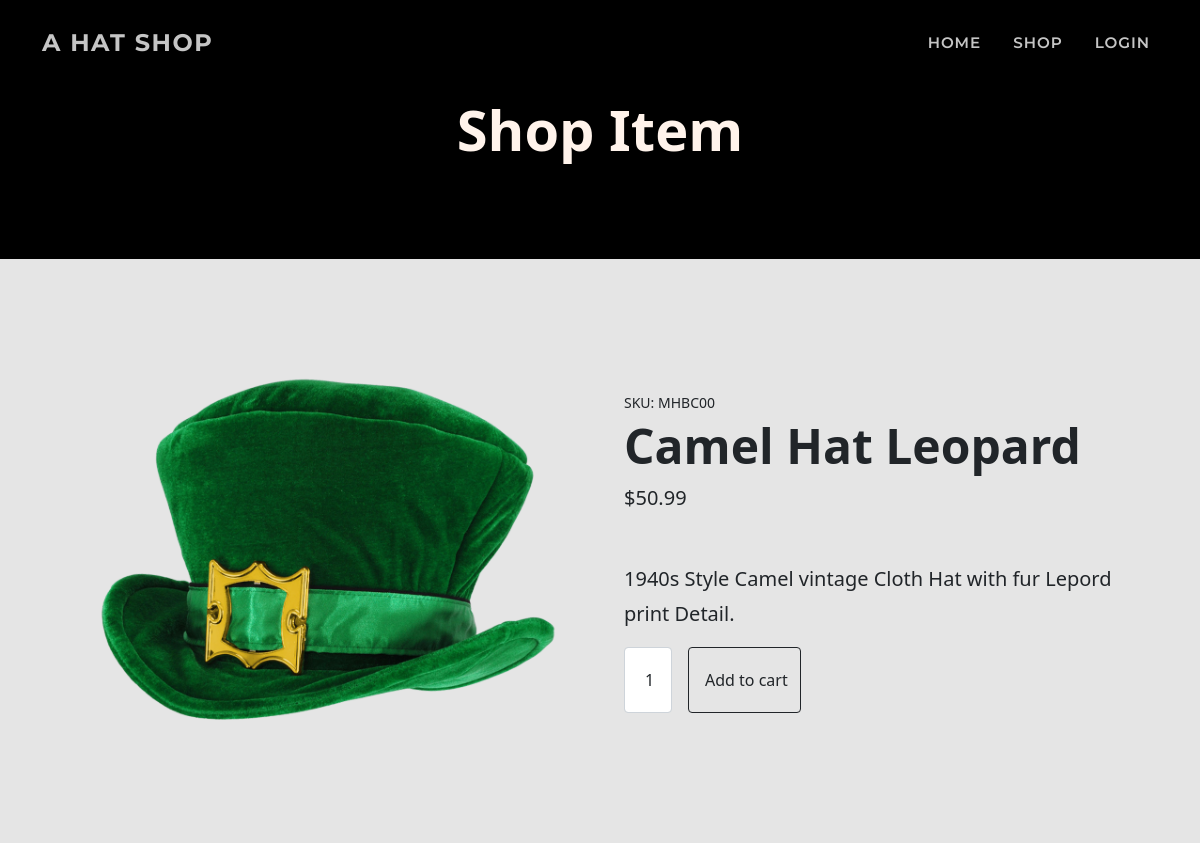
Before: /shop/1/ (upper part) with the older database file.
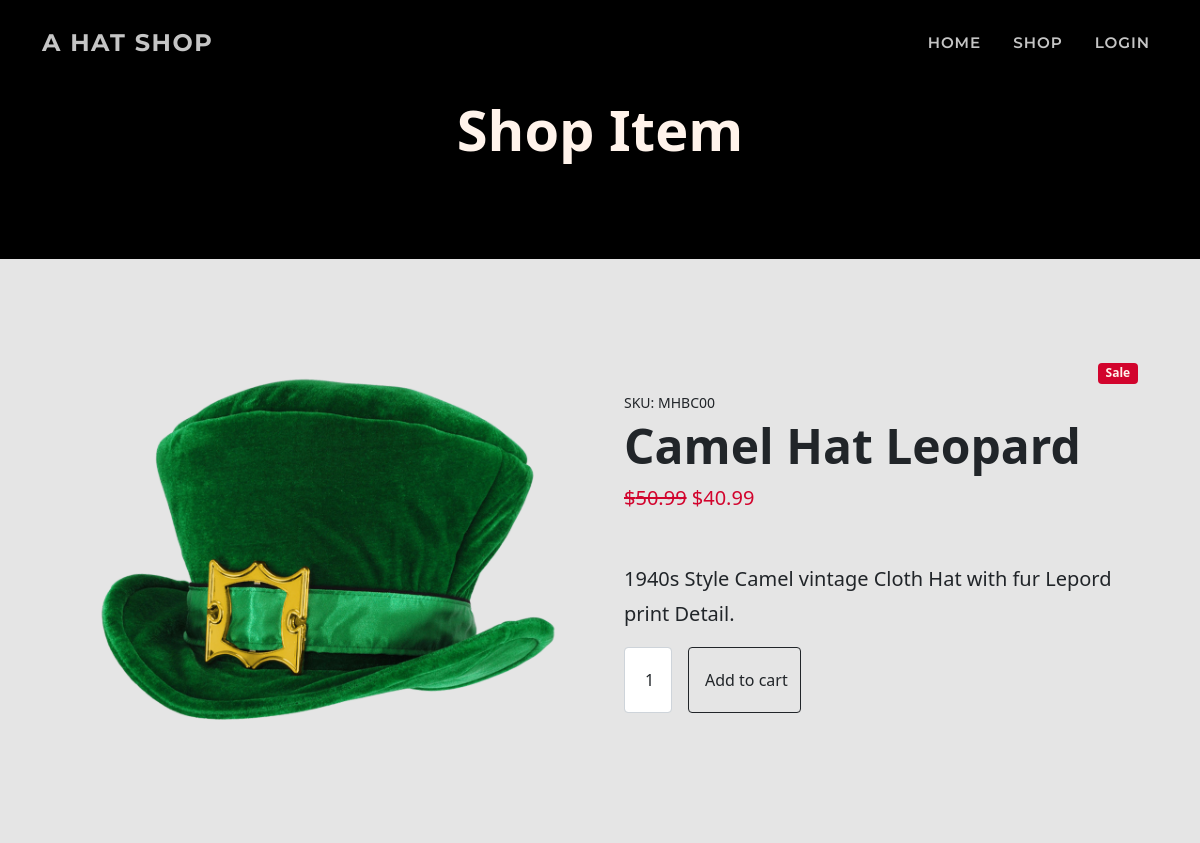
After: the same page with the newer database file.
### shop/models.py (models this page shows, shortened)
class Product(models.Model):
    sku = models.CharField(max_length=60)
    category = models.ForeignKey(
        'Category', null=True, blank=True,
        on_delete=models.SET_NULL)
    style = models.CharField(max_length=60)
    color = models.CharField(max_length=60)
    name = models.CharField(max_length=60)
    description = models.TextField(max_length=250)
    price = models.DecimalField(
        max_digits=6, decimal_places=2)
    image = models.ImageField(null=True, blank=True)
    sale = models.BooleanField(default=False)
    sale_price = models.DecimalField(
        max_digits=6, decimal_places=2,
        null=True, blank=True)
    item_count = models.IntegerField(
        blank=False, null=False, default=0)

### shop/views.py (the view)
# urls.py: path('<int:item_id>/', views.shop_item, name='shop_item'),
def shop_item(request, item_id):
    item = get_object_or_404(Product, pk=item_id)
    related = Product.objects.filter(style=item.style)
    context = {
        'item': item,
        'related': related,
    }
    return render(request, 'shop/shop_item.html', context)

### shop/templates/shop/shop_item.html (shortened to what this page needs)
{% extends 'base.html' %}
{% load static %}
{% block page_header %}
<header class="bg-black py-5">
    <div class="container px-4 px-lg-5 my-5">
        <div class="text-center">
            <h1 class="display-4 text-white fw-bolder">Shop Item</h1>
        </div>
    </div>
</header>
{% endblock %}
{% block content %}
<section class="py-5">
    <div class="container px-4 px-lg-5 my-5">
        <div class="row gx-4 gx-lg-5 align-items-center position-relative">
            {% if item.sale %}
            <div class="badge bg-danger text-white position-absolute w-auto" style="top: 0.5rem; right: 0.5rem">Sale
            </div>
            {% endif %}
            <div class="col-md-6"><img class="card-img-top mb-5 mb-md-0" src="{{ item.image.url }}"
                    alt="{{ item.name }}" /></div>
            <div class="col-md-6">
                <div class="small mb-1">SKU: {{ item.sku }}</div>
                <h1 class="display-5 fw-bolder">{{ item.name }}</h1>
                <div class="fs-5 mb-5">
                    {% if item.sale %}
                    <span class="text-decoration-line-through text-danger">${{ item.price }}</span>
                    <span class="text-danger">${{ item.sale_price }} </span>
                    {% else %}
                    <span>${{ item.price }} </span>
                    {% endif %}
                </div>
                <p class="lead">{{ item.description }}</p>
                <div class="d-flex">
                    <input class="form-control text-center me-3" id="inputQuantity" type="num" value="1"
                        style="max-width: 3rem" />
                    <button class="btn btn-outline-dark flex-shrink-0" type="button">
                        Add to cart
                    </button>
                </div>
            </div>
        </div>
    </div>
</section>
{% endblock %}

Changed rows visible on the page:
changed Product "Camel Hat Leopard": sale False → True (drawn); sale_price (not shown) → "40.99"
Other visible differences:
text now shown: "Sale"
